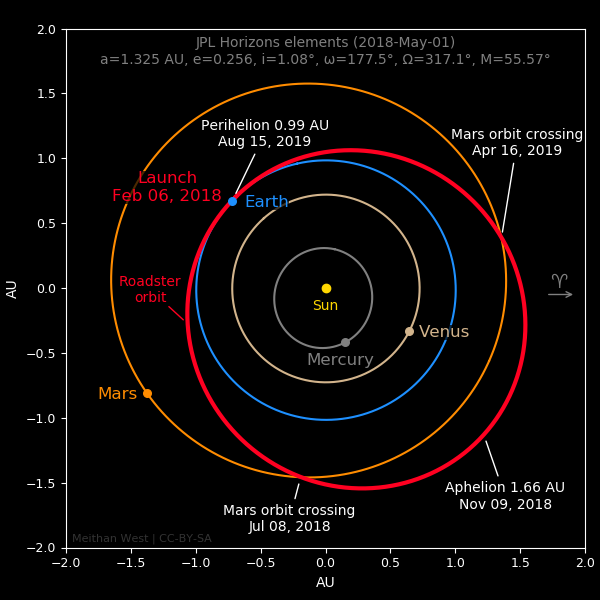

Write Python code to recreate this figure.
# Annotated diagram of the Roadster's orbit
import locale
from datetime import datetime, timedelta
import matplotlib.pyplot as plt
from mpl_toolkits.mplot3d import Axes3D
from Orbit import *
from SolarSystem import *

# ==============================================================================
# CONFIGURATION

# Figure filename
fname = "Roadster_orbit.png"

# Dates
# Crossing dates are approximate
launch_date = datetime(2018,2,6)
crossing1_date = datetime(2018,7,8)
crossing2_date = datetime(2019,4,16)
diagram_date = launch_date

# Aphelion and perihelion distances and dates
# These are obtained directly from JPL Horizons heliocentric positions
# instead of osculating elements (as those change over time)
perihelion_date = datetime(2019,8,15)
perihelion_dist = 0.99   # AU
aphelion_date = datetime(2018,11,9)
aphelion_dist = 1.66   # AU

# Colors
Mercury_color = "gray"
Venus_color = "tan"
Earth_color = "dodgerblue"
Mars_color = "darkorange"
Roadster_color = "#ff0021"   # ff0021 = Bright red
Sun_color = "gold"

# Roadster's orbit
# JPL Horizons heliocentric osculating elements for 2018-May-01 (obtained 2018-Feb-10)
# Elements are taken in the future to account for residual Earth perturbation
# Only A, EC, IN, W, OM, MA and the time of the elset are used
EC = 2.557131166888885E-01
QR = 9.861410125199538E-01
IN = 1.077436770097831E+00
OM = 3.171104011083243E+02
W  = 1.774800604644223E+02
Tp = 2458153.516418316867
N  = 6.462582355082777E-01
MA = 5.556759778122834E+01
TA = 8.379865292065897E+01
A  = 1.324947455923051E+00
AD = 1.663753899326148E+00
PR = 5.570528624936787E+02
elset_time = datetime(2018, 5, 1)

# ==============================================================================

# Compute Roadster's orbit from JPL elements
Roadster = CelestialBody("Roadster")
Roadster.orbit = Orbit(primary=Sun, elements=(A*AU, EC, IN, W, OM, MA, elset_time))
Roadster_elems = Roadster.get_elements()

# Create figure
plt.style.use('dark_background')
fig = plt.figure(figsize=(6,6))
ax = fig.add_subplot(111)
ax.set_aspect('equal')

# For English formatted dates
locale.setlocale(locale.LC_ALL, 'en_US.utf8')

# Orbits and planet positions
Mercury.plot_orbit(ax=ax, proj="2D", color=Mercury_color, units=AU)
Mercury.plot_at_time(diagram_date)
Mercury_x,Mercury_y,_,_,_,_ = Mercury.posvel_at_time(diagram_date)

Venus.plot_orbit(ax=ax, proj="2D", color=Venus_color, units=AU)
Venus.plot_at_time(diagram_date)
Venus_x,Venus_y,_,_,_,_ = Venus.posvel_at_time(diagram_date)

Earth.plot_orbit(ax=ax, proj="2D", color=Earth_color, units=AU)
Earth.plot_at_time(diagram_date)
Earth_x,Earth_y,_,_,_,_ = Earth.posvel_at_time(diagram_date)

Mars.plot_orbit(ax=ax, proj="2D", color=Mars_color, units=AU)
Mars.plot_at_time(diagram_date)
Mars_x,Mars_y,_,_,_,_ = Mars.posvel_at_time(diagram_date)

Roadster.plot_orbit(ax=ax, proj="2D", color=Roadster_color, lw=3.0, units=AU)
Roadster_x,Roadster_y,_,_,_,_ = Roadster.posvel_at_time(diagram_date)

# Sun
plt.plot([0],[0],"o", color=Sun_color)
plt.text(0, -0.17, "Sun", color=Sun_color, ha="center")

# Annotations

# Semi-transparent black backgroud to make annotations easier to read
bbox = dict(pad=0, fc=(0,0,0,0.7), ec="none", lw=0)

plt.annotate("Mercury", xy=(Mercury_x/AU, Mercury_y/AU), xytext=(-5, -23), textcoords="offset pixels", bbox=bbox, color=Mercury_color, ha="center", fontsize=12)

plt.annotate("Venus", xy=(Venus_x/AU, Venus_y/AU), xytext=(35, -6), textcoords="offset pixels", bbox=bbox, color=Venus_color, ha="center", fontsize=12)

plt.annotate("Earth", xy=(Earth_x/AU, Earth_y/AU), xytext=(35, -6), textcoords="offset pixels", bbox=bbox, color=Earth_color, ha="center", fontsize=12)

plt.annotate("Mars", xy=(Mars_x/AU, Mars_y/AU), xytext=(-30, -6), textcoords="offset pixels", bbox=bbox, color=Mars_color, ha="center", fontsize=12)

plt.annotate("Launch\n%s" % launch_date.strftime("%b %d, %Y"), xy=(Earth_x/AU, Earth_y/AU), xytext=(-65,0), textcoords="offset pixels", bbox=bbox, color=Roadster_color, ha="center", fontsize=12)

plt.annotate("Roadster\norbit", xy=(-1.08, -0.26), xytext=(-35, 20), textcoords="offset pixels", bbox=bbox, ha="center", fontsize=10, arrowprops=dict(arrowstyle="-", connectionstyle="arc3", color=Roadster_color), color=Roadster_color)

plt.annotate("Mars orbit crossing\n%s" % crossing1_date.strftime("%b %d, %Y"), xy=(-0.20, -1.49), xytext=(-10,-50), textcoords="offset pixels", ha="center", fontsize=10, arrowprops=dict(arrowstyle="-", connectionstyle="arc3"))

plt.annotate("Mars orbit crossing\n%s" % crossing2_date.strftime("%b %d, %Y"), xy=(1.36, 0.41), xytext=(15,80), textcoords="offset pixels", ha="center", fontsize=10, arrowprops=dict(arrowstyle="-", connectionstyle="arc3"))

plt.annotate("Aphelion %.2f AU\n%s" % (aphelion_dist, aphelion_date.strftime("%b %d, %Y")), xy=(1.23, -1.16), xytext=(20,-70), textcoords="offset pixels", ha="center", fontsize=10, arrowprops=dict(arrowstyle="-", connectionstyle="arc3"))

plt.annotate("Perihelion %.2f AU\n%s" % (perihelion_dist, perihelion_date.strftime("%b %d, %Y")), xy=(-0.70, 0.71), xytext=(30,50), textcoords="offset pixels", ha="center", fontsize=10, arrowprops=dict(arrowstyle="-", connectionstyle="arc3"))

plt.text(1.8, 0, "♈", ha="center", fontsize=14, color="gray")
plt.annotate("", xy=(1.93, -0.05), xytext=(-30,0), textcoords="offset pixels", arrowprops=dict(arrowstyle="->", connectionstyle="arc3", color="gray"))

s = "JPL Horizons elements (%s)\na=%.3f AU, e=%.3f, i=%.2f°, ω=%.1f°, Ω=%.1f°, M=%.2f°" % (elset_time.strftime("%Y-%B-%d"), Roadster_elems['a']/AU, Roadster_elems['e'], Roadster_elems['i'], Roadster_elems['arg'], Roadster_elems['LAN'], Roadster_elems['M0'])
plt.text(0, 1.73, s, ha="center", color="gray", fontsize=10)

# Copyright notice -- remove for Wikipedia use
plt.text(-1.95, -1.95, "Meithan West | CC-BY-SA", ha="left", fontsize=8, color="0.2")

# Plot settings
plt.xlim(-2,2)
plt.ylim(-2,2)
for tick in plt.gca().yaxis.get_major_ticks():
  tick.label.set_fontsize(9)
for tick in plt.gca().xaxis.get_major_ticks():
  tick.label.set_fontsize(9)
plt.xlabel("AU")
plt.ylabel("AU")
plt.subplots_adjust(top=0.99, bottom=0.05, left=0.110, right=0.975, hspace=0.2, wspace=0.2)

# Save figure
plt.savefig(fname)
print("Saved %s" % fname)
plt.show()

plt.close()
